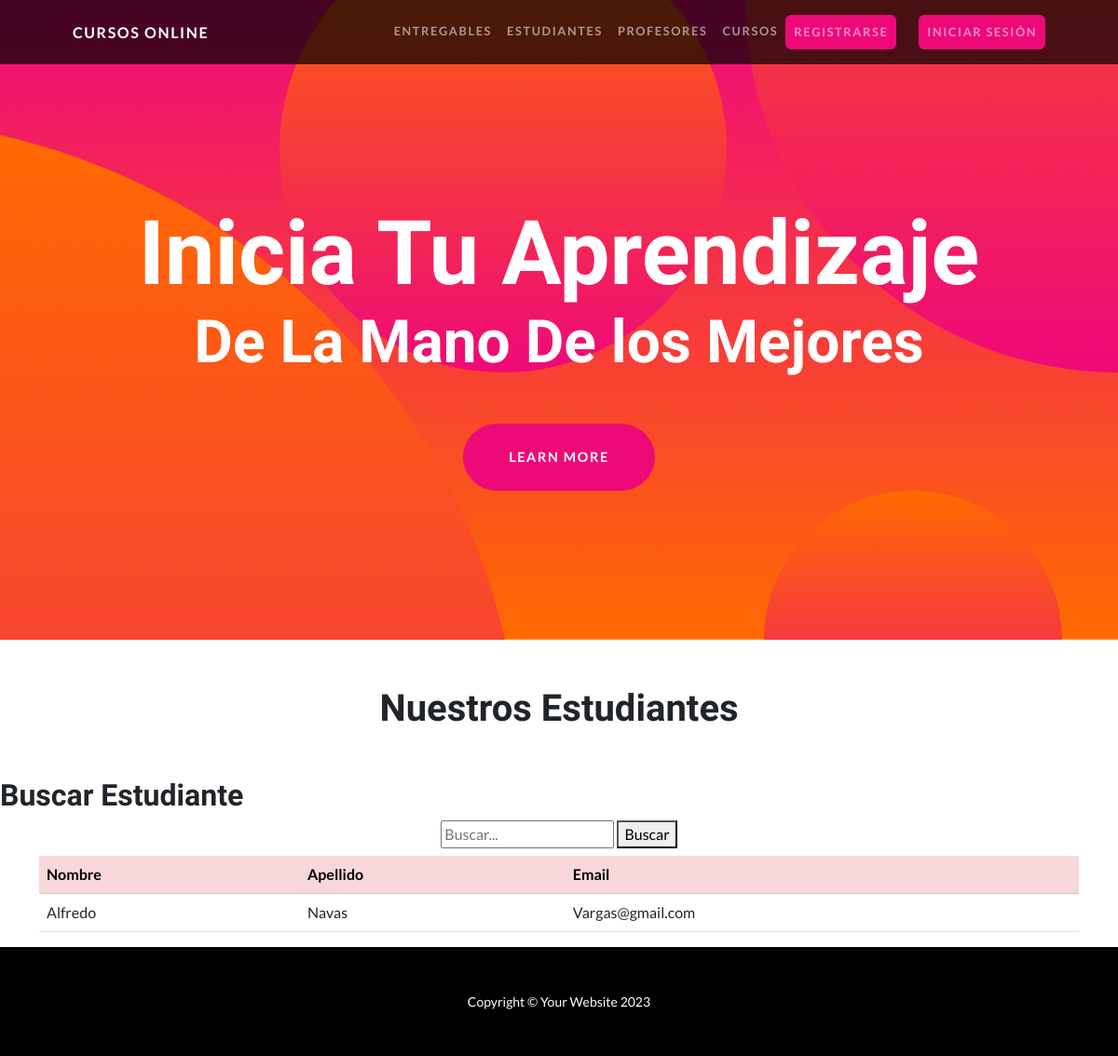
The page /estudiantes/ on the database as committed earlier.
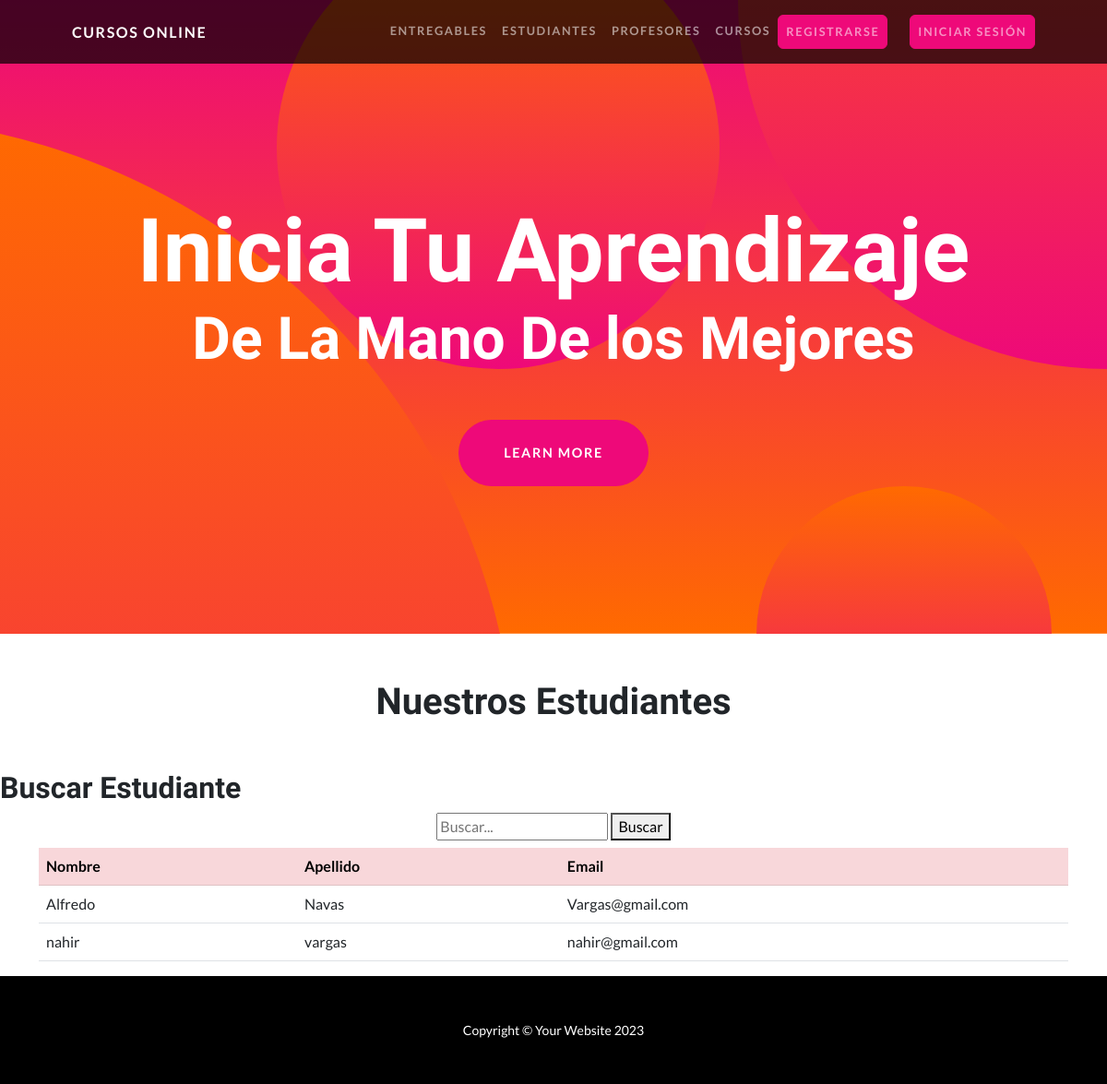
The same page on the database as committed later.
### app_coder/models.py (models this page shows, shortened)
class Estudiante(models.Model):
    nombre= models.CharField(max_length=30)
    apellido= models.CharField(max_length=30)
    email= models.EmailField()

### app_coder/views.py (the view)
# urls.py: path('estudiantes/', views.estudiantes, name="estudiantes"),
def estudiantes(request):
    query = request.GET.get('q')
    if query:
        estudiantes = Estudiante.objects.filter(nombre__icontains=query)
    else:
        estudiantes = Estudiante.objects.all()
    return render (request, "app_coder/estudiantes.html", {"estudiantes":estudiantes})

### app_coder/templates/app_coder/estudiantes.html (shortened to what this page needs)
{% extends 'app_coder/base.html' %}
{% load static %}
{% block contenido %}
<h1 style="text-align: center; margin: 50px;">Nuestros Estudiantes</h1>
<h2>Buscar Estudiante</h2>
    <div class="d-flex flex-column align-items-center mb-2">
        <form action="" method="GET">
            <input type="text" name="q" placeholder="Buscar..." required>
            <Button type="submit"> Buscar </Button>
        </form>
    </div>
<div class="container">
<table class="table">
    <thead>
    <tr class="table-danger">
        <th scope="col">Nombre</th>
        <th scope="col">Apellido</th>
        <th scope="col">Email</th>
    </tr>
    </thead>
    <tbody>
        {% for estudiante in estudiantes %}
    <tr>
        <td>{{estudiante.nombre}}</td>
        <td>{{estudiante.apellido}}</td>
        <td>{{estudiante.email}}</td>
    </tr>
        {% endfor %}
    </tbody>
</table>
</div style="margin-bottom: 20px;">
{% endblock contenido %}

### app_coder/templates/app_coder/base.html (shortened to what this page needs)
{% load static %}
<!DOCTYPE html>
<html lang="en">
    <head>
        <link href= " {% static 'app_coder/css/styles.css' %} " rel="stylesheet" />
    </head>
    <body id="page-top">
        <nav class="navbar navbar-expand-lg navbar-dark navbar-custom fixed-top">
            <div class="container px-5">
                <a class="navbar-brand" href="{% url 'inicio' %}">Cursos Online</a>
                <div class="collapse navbar-collapse"id="navbarResponsive">
                    <ul class="navbar-nav ms-auto">
                        <li class="nav-item"><a class="nav-link" href="{% url 'entregables' %}">Entregables</a></li>
                        <li class="nav-item"><a class="nav-link" href="{% url 'estudiantes' %}">Estudiantes</a></li>
                        <li class="nav-item"><a class="nav-link" href="{% url 'profesores' %}">Profesores</a></li>
                        <li class="nav-item"><a class="nav-link" href="{% url 'cursos' %}">Cursos</a></li>
                        <li class="nav-item"><a class="nav-link btn btn-primary me-4" href="{% url 'inicio' %}">Registrarse</a></li>
                        <li class="nav-item"><a class="nav-link btn btn-primary" href="{% url 'inicio' %}">Iniciar Sesión</a></li>
                    </ul>
                </div>
            </div>
        </nav>
        <header class="masthead text-center text-white">
            <div class="masthead-content">
                <div class="container px-5">
                    <h1 class="masthead-heading mb-0">Inicia Tu Aprendizaje</h1>
                    <h2 class="masthead-subheading mb-0">De La Mano De los Mejores</h2>
                    <a class="btn btn-primary btn-xl rounded-pill mt-5" href="#scroll">Learn More</a>
                </div>
            </div>
            <div class="bg-circle-1 bg-circle"></div>
            <div class="bg-circle-2 bg-circle"></div>
            <div class="bg-circle-3 bg-circle"></div>
            <div class="bg-circle-4 bg-circle"></div>
        </header>
        {% block contenido %}
        {% endblock contenido %}
        <footer class="py-5 bg-black">
            <div class="container px-5"><p class="m-0 text-center text-white small">Copyright &copy; Your Website 2023</p></div>
        </footer>
    </body>
</html>

Rows that differ between the two databases and show on the page:
added Estudiante: nombre "nahir", apellido "vargas", email "nahir@gmail.com"
